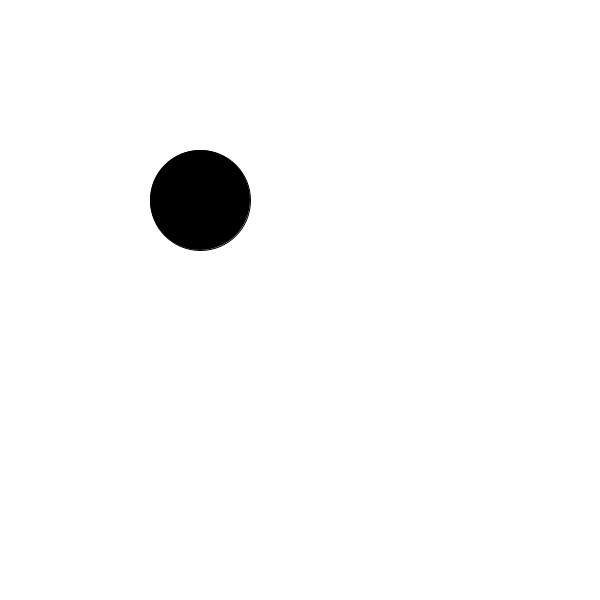
Frame 1 (no input)
Frame 60 (the mouse pressed at the canvas centre just before this capture): identical to frame 1, image omitted
Frame 120 (the mouse held since frame 60 and released just before this capture): identical to frame 1, image omitted

The Processing sketch that drew this single still picture (run headless with seeded random() and noise(); from frame 60 on, the mouse is pressed at the canvas centre):

// Processing sketch: w05_01_drawScenes
// ── w05_01_drawScenes.pde
// bryan ma for code 2 sp 19

int scene = 0;

void setup() {
  size(600, 600);
}

void draw() {
  background(255);
  fill(0);
  
  switch (scene) {
  case 0:
    ellipse(200, 200, 100, 100);
    break;
  case 1:
    rect(300, 300, 100, 100);
    break;
  case 2:
    triangle(0, 0, width, 0, width/2, height);
    break;
  case 3:
    text("bye", 100, 100);
    break;
  default:
    break;
  }
  
  if (keyPressed && scene == 0) { 
    switch (scene) {
    case 0:
      advance();
      break;
    case 1:
    }
  }

  if (mousePressed) { 
    switch (scene) { 
    case 1:
      advance();
      break;
    case 2:
    }
  }
  
  if (keyPressed && scene == 2) { 
    switch (scene) { 
    case 2:
      advance();
      break;
    case 3:
    }
  }
}


void advance() {
  scene++;
}
